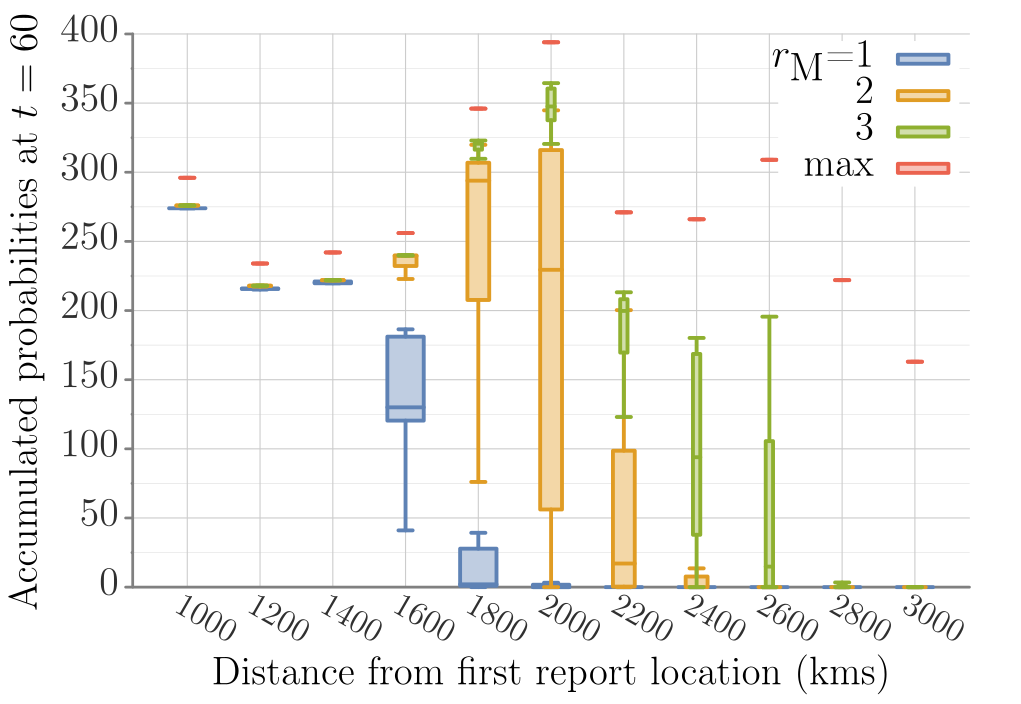

Generate this figure with gnuplot:
##### terminal
clear
# set loadpath '~/Dropbox/proj/gp/src'
set term tikz standalone size 12.5cm,8.75cm font ",14" gparrows scale 2,2 textscale 2
set datafile separator ','

##### output
set output 'dist_prob_A_box.tex'

##### bg: bg color, axes, grid, tics
##### http://www.colourlovers.com/palette/268142/Danger_Mouse
Danger='#F84934'; # red
Shoes='#4D5E5F'; # grey
##### Rand Olson
roBlue='#1F77B4';
roRed='#D62728';
# border
set style line 21 lt 1 lc rgb '#808080' 
set border 3 back ls 21 lw 5
# grid
set style line 22 lt 2 lc rgb '#CCCCCC' lw 2
set style line 23 lt 2 lc rgb '#DDDDDD' lw 1
set grid xtics mxtics ytics mytics back ls 22, ls 23
# tics
set tics textcolor rgb '#303030'
set tics nomirror out scale 1,.1
set mxtics 2
set mytics 2

##### load default linestyles
set style increment user
# taken care of in terminal
do for [i=1:15] { set style line i lt 1 lw 7 }

##### line colors
# mathematica default
DarkBlue= '#5e82b5'
Orange=   '#e09c24'
Green=    '#8fb030'
Red=      '#eb634f'
Purple=   '#8778b3'
Brown=    '#c46e1a'
LightBlue='#5c9ec7'
Yellow=   '#FDBF6F'
MATHEMATICA="#5e82b5 #e09c24 #8fb030 #eb634f #8778b3 #c46e1a #5c9ec7 #FDBF6F"
do for[i=1:8] {set style line i lc rgb word(MATHEMATICA,i)}
####

##### data style
set style data linespoints;
set style line 1 pt 5
set style line 2 pt 7
set style line 3 pt 13
set style line 4 pt 17
set style line 5 pt 4
set style line 6 pt 6
set style line 7 pt 12
set style line 8 pt 16
#
set pointintervalbox 4.5
do for [i=1:15] {set style line i ps 2.75 pi -1}

# NOTE: offsets should be a function of font sizes
##### key
set key t l Left spacing 2 width 5 opaque font ",15"

##### tics (note that tics are also set in theme)
set xtics font ",15" offset 0,.2
set ytics font ",15" offset 1.5,0

##### plot
set title font ",15" "" offset -3,.3
set xlabel "Distance from first report location (kms)" offset 0,0 font ",15"
set ylabel "Accumulated probabilities at $t=60$" offset -2,0 font ",15"


unset title;        set key Right r t width 5;        set style data boxplot;        set style boxplot nooutliers;        set xlabel offset 0,-.7;        set xtics font ",12" rotate by -30 offset -2,-.1 scale 0 autojustify;

plot       'model-A_m1_60.csv' u (1.0):2:(.5):1 ls 1 fill solid .4 ti '$r_\textrm{M}$=1',       'model-A_m2_60.csv' u (1.0):2:(.3):1 ls 2 fill solid .4 ti '2',       'model-A_m3_60.csv' u (1.0):2:(.1):1 ls 3 fill solid .4 ti '3',       '.cell_count_rep.csv' u (1.0):2:(.1):1 ls 4 fill solid .4 ti 'max'

#set term x11 reset;
